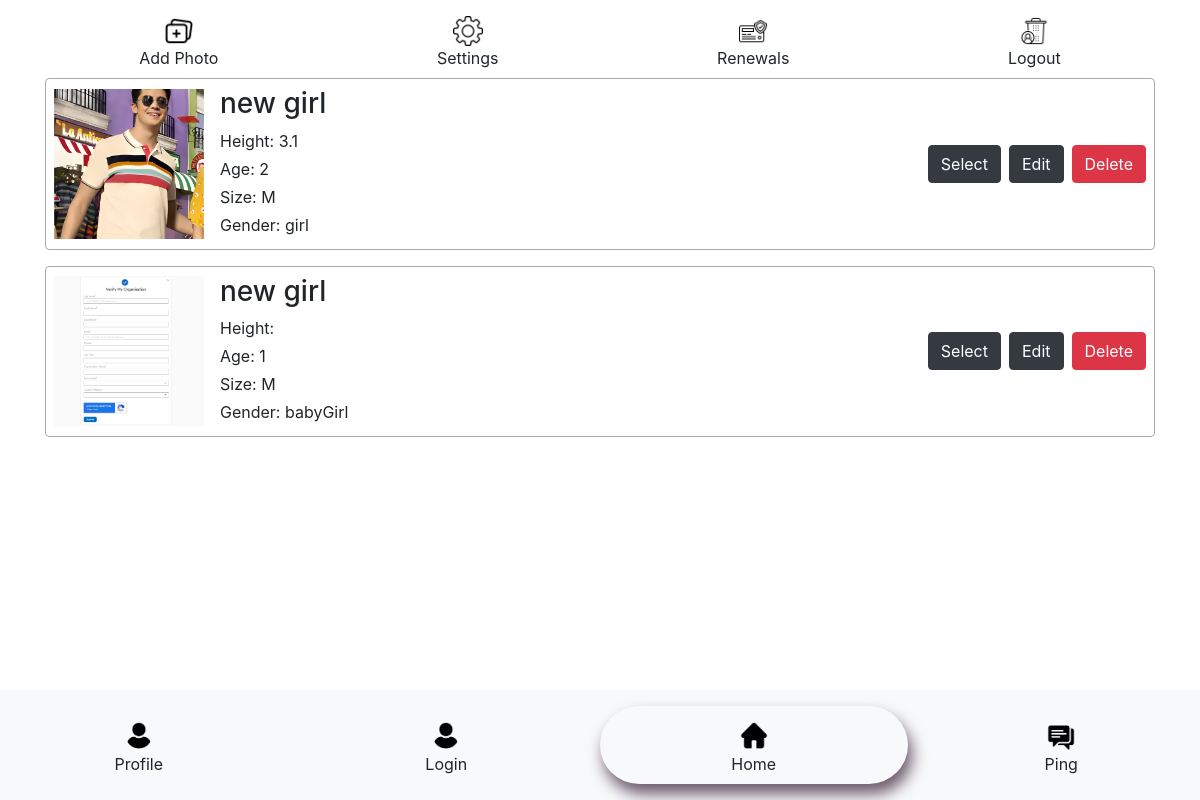
The page /user-info/ (signed in) on the database as committed earlier.
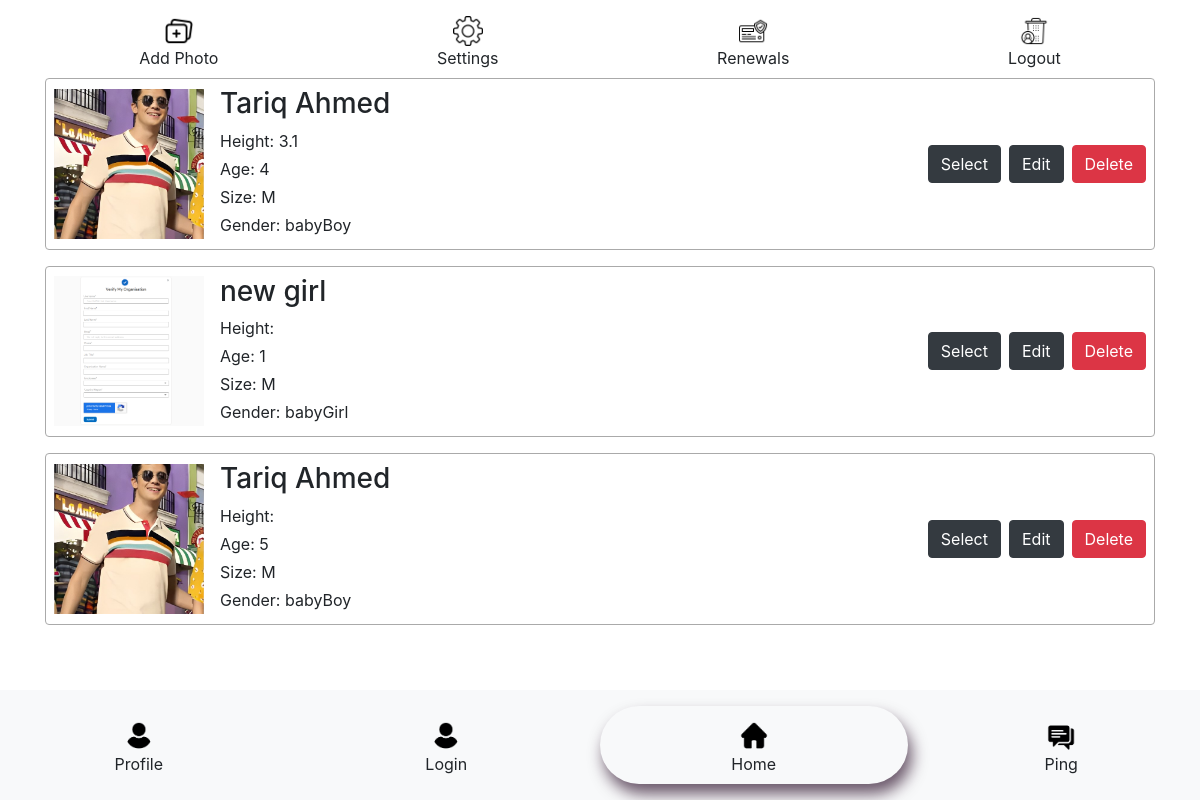
The same page on the database as committed later.
### heroineapp/models.py (models this page shows, shortened)
class CustomUser(AbstractUser):
    gender = models.CharField(max_length=15)
    image = models.ImageField(upload_to="media/images", default="")
    age = models.IntegerField(default=0)
    height = models.IntegerField(default=0)
    phone = models.CharField(max_length=50)
    is_selected = models.BooleanField(default=True)
    height = models.CharField(max_length=50, default='')
    body_size = models.CharField(max_length=50, default='')

class SubUser(models.Model):
    parent = models.ForeignKey(CustomUser, on_delete=models.CASCADE)
    name = models.CharField(max_length=50)
    gender = models.CharField(max_length=15)
    image = models.ImageField(upload_to="media/images", default="")
    age = models.IntegerField(default=0)
    height = models.IntegerField(default=0)
    phone = models.CharField(max_length=50)
    is_selected = models.BooleanField(default=False)
    height = models.CharField(max_length=50, default='')
    body_size = models.CharField(max_length=50, default='')

### heroineapp/views.py (the view)
# urls.py: path('user-info/', views.user_info, name='user_info'),
@login_required(login_url='/login/')
def user_info(request):
    context = {}
    user = CustomUser.objects.get(username=request.user.username)
    sub_users = user.subuser_set.all()
    context['user'] = user
    context['sub_users'] = sub_users
    return render(request, 'user-info.html', context)

### heroineapp/templates/user-info.html (shortened to what this page needs)
{% load static %}
<!DOCTYPE html>
<html lang="en">
<head>
    {% include 'components/cdn.html' %}
    <link rel="stylesheet" href="{% static 'css/style.css' %}" />
</head>
<body class="d-flex flex-column">
    {% include 'components/header.html' %}
    <main>
        <div class="container">
            <div class="user-cards">
                <form action="/select-profile/" method='post'>
                    <div class="user-card">
                        <img src="/{{  user.image }}" alt="" height='150' class="user-card__img">
                        <div class="user-card__body">
                            <h3 class="user-card__title">{{user.first_name}}</h3>
                            <p class="user-card__text mb-1">Height: {{ user.height }}</p>
                            <p class="user-card__text mb-1">Age: {{ user.age }}</p>
                            <p class="user-card__text mb-1">Size: M</p>
                            <p class="user-card__text mb-1">Gender: {{ user.gender }}</p>
                        </div>
                        <div class="user-card__ctas">
                            <button type='submit' class="btn btn-dark mr-2">Select</button>
                            <a href="{% url 'user_edit' user.id %}" class="btn btn-dark mr-2">Edit</a>
                            <a href="{% url 'user_delete' user.id %}" class="btn btn-danger">Delete</a>
                        </div>
                    </div>
                </form>
                {% for sub_user in sub_users %}
                <form action="/select-profile/" method='post'>
                    <div class="user-card ">
                        <img src="/{{  sub_user.image }}" alt="" height='150' class="user-card__img">
                        <div class="user-card__body">
                            <h3 class="user-card__title">{{ sub_user.name }}</h3>
                            <p class="user-card__text mb-1">Height: {{ sub_user.height }}</p>
                            <p class="user-card__text mb-1">Age: {{ sub_user.age }}</p>
                            <p class="user-card__text mb-1">Size: M</p>
                            <p class="user-card__text mb-1">Gender: {{ sub_user.gender }}</p>
                        </div>
                        <div class="user-card__ctas">
                            <button type='submit' class="btn btn-dark mr-2">Select</button>
                            <a href="{% url 'subuser_edit' sub_user.id %}" class="btn btn-dark mr-2">Edit</a>
                            <a href="{% url 'subuser_delete' sub_user.id %}" class="btn btn-danger">Delete</a>
                        </div>
                    </div>
                </form>
                {% endfor %}
            </div>
        </div>
    </main>
    {% include 'components/footer.html' %}
</body>
</html>

Rows that differ between the two databases and show on the page:
changed CustomUser: first_name "new girl" → "Tariq Ahmed"; age "2" → "4"; gender "girl" → "babyBoy"
added SubUser: image (picture), name "Tariq Ahmed", age "5", gender "babyBoy"
